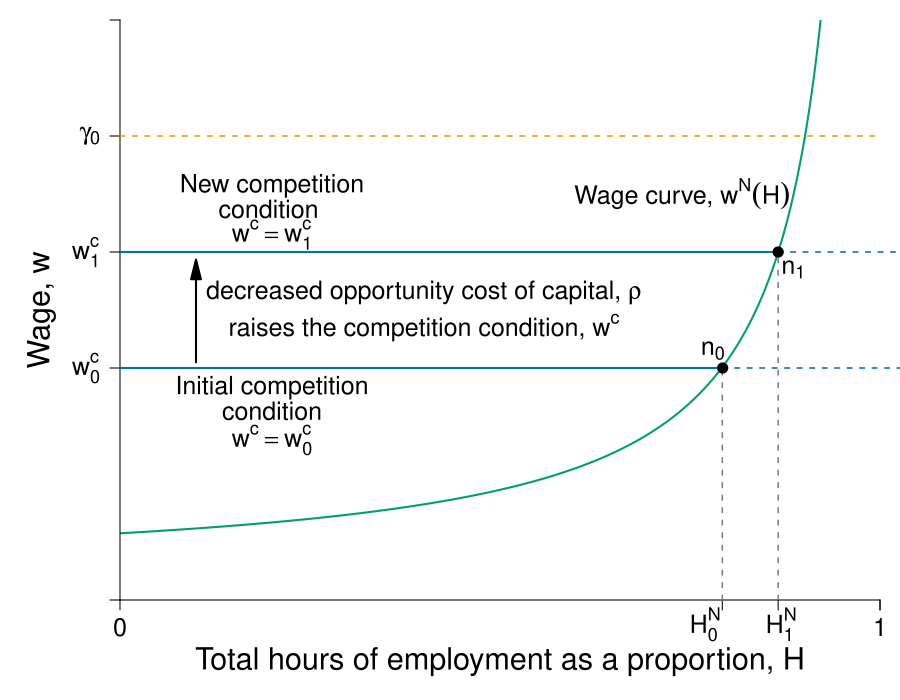

R code for this plot:
require(shape)
require(plotrix)
pdf(file = "capitalism/macro_oppcost_capital.pdf", width = 9, height = 7)

#Set parameters for graphics
pointsize <- 1.8
axislabelsize <- 1.8
labelsize <- 1.5
namesize <- 1.8
annotatesize <- 1.5
graphlinewidth <- 2
segmentlinewidth <- 1.5

COL <- c("#7fc97f", "#beaed4", "#fdc086", "#ffff99", "#386cb0", "#f0027f", "#bf5b17", "#666666")
COLA <- c("#e0f3db", "#99d8c9","#66c2a4","#41ae76", "#238b45", "#005824")
COLB <- c("#c6dbef", "#4eb3d3", "#2b8cbe", "#0868ac","#084081")
COLC <- c("#fcfbfd", "#efedf5", "#dadaeb", "#bcbddc", "#9e9ac8", "#807dba", "#6a51a3", "#54278f", "#3f007d")
grays <- gray.colors(25, start = 1, end = 0, alpha = 1)

CBCols <- c("#009E73","#0072B2","#E69F00","#CC79A7", "#F0E442")

WageFn <- function(h, ubar = 3, B = 2, t = 0.8) {
  B + ubar + (ubar - ubar*t +  ubar*t*h )/(t*(1 - h))
}

WageFn#COL <- c("#1B9E77", "#D95F02", "#7570B3", "#E7298A", "#66A61E", "#E6AB02", "#A6761D", "#666666")
COL <- c("#7fc97f", "#beaed4", "#fdc086", "#ffff99")
par(mar =  c(5, 6, 1, 1))
xlims <- c(0, 1)
ylims <- c(0, 50)


plot(0, 0, xlim = xlims, ylim = ylims, type = "n",
     xlab = expression(paste("Total hours of employment as a proportion, ", H)),
     ylab = expression(paste("Wage, ", w)),
     xaxt = "n", 
     yaxt = "n",
     cex.lab = axislabelsize, 
     bty = "n", 
     xaxs = "i", 
     yaxs = "i")

npts <- 500 
npts2 <- 501
#Specify the sequences of points for graphing. 
xx1 <- seq(xlims[1], 1, length.out = npts)
xx2 <- seq(xlims[1], xlims[2], length.out = npts)
xx3 <- seq(xlims[1], xlims[2], length.out = npts2)
xx4 <- seq(xlims[1], 25, length.out = npts2)

#Draw the lines for the graphs
lines(xx1, WageFn(xx1), col = CBCols[1], lwd = graphlinewidth)
#lines(xx2, solowCondition(xx2, delta = 5), col = COL[3], lwd = 4)
#lines(xx2, solowInfeas(xx2, delta = 5), col = COL[1], lwd = 4, lty = 2)

#Customize ticks and labels for the plot
# ticksy <- c(0, 2.5, 5, 20, 25,  40)
# ylabels <- c(0, expression(paste(B)), expression(paste(B+underline(u))), expression(paste(w[0])), expression(paste(w[2])), NA)

ticksy <- c(0, 20, 30, 40, ylims[2])
ylabels <- c(NA, expression(paste(w[0]^c)), expression(paste(w[1]^c)), expression(paste(gamma[0])), NA )

ticksx <- c(0, 0.7925, 0.866, 1, xlims[2])
#xlabels <- c(0, expression(paste(H[0],"*")), expression(paste(H[2],"*")), 1.0, NA)
xlabels <- c(0, NA, NA, 1.0, NA)
axis(1, at = ticksx, pos = 0, labels = xlabels, cex.axis = labelsize)
axis(2, at = ticksy, pos = 0, labels = ylabels, las = 1, cex.axis = labelsize)

#x-axis tick label 
text(0.87, -2.1, expression(paste(H[1]^N)), cex = labelsize,xpd = TRUE)
text(0.77, -2.1, expression(paste(H[0]^N)), cex = labelsize,xpd = TRUE)

#Annotation of the  graphs
text(0.74, 35, expression(paste("Wage curve, ", w^N*(H))), cex = labelsize)

#segments(1, 0, 1, 42, lty = 2, lwd = 3, col = "darkgray")
segments(0.7925, 0, 0.7925, 20, lty = 2, lwd = segmentlinewidth, col = grays[20], xpd = TRUE)


segments(0, 40, xlims[2], 40, lty = 2, lwd = segmentlinewidth, col = CBCols[3], xpd = TRUE)
#segments(0, 50, xlims[2], 50, lty = 2, lwd = segmentlinewidth, col = CBCols[3], xpd = TRUE)


#Arrows(0.85, 15, 0.85, 24, col = "black", lty = 1, lwd = 2, arr.type = "triangle")
#Arrows(0.85, 15, 0.85, 6, col = "black", lty = 1, lwd = 2, arr.type = "triangle")
#text(0.98, 14.5, expression(paste("Employment rent")))
#text(0.98, 12.5, expression(paste("increases with union")))

#Initial competition condition 
segments(0, 20, 0.7925, 20, lty = 1, lwd = graphlinewidth, col = CBCols[2], xpd = TRUE)
segments(0.7925, 20, 1.2, 20, lty = 2, lwd = segmentlinewidth, col = CBCols[2], xpd = TRUE)

points(0.793, 20, pch = 16, col = "black", cex = 1.5)
text(0.78, 21.5, expression(paste(n[0])), cex = labelsize)


#Lower rho competition condition
segments(0, 30, 0.866, 30, lty = 1, lwd = graphlinewidth, col = CBCols[2])
segments(0.866, 30, 1.2, 30, lty = 2, lwd = segmentlinewidth, col = CBCols[2], xpd = TRUE)


Arrows(0.1, 20.5, 0.1, 28.5, col = "black", lty = 1, lwd = 2, arr.type = "triangle")
text(0.4, 26.5, expression(paste("decreased opportunity cost of capital, ", rho)), cex = labelsize)
text(0.4, 23.5, expression(paste("raises the competition condition, ", w^c)), cex = labelsize)

# text(0.37, 45, expression(paste("Union raises productivity, ", gamma)), cex = labelsize)
# Arrows(0.6, 41, 0.6, 48, col = "black", lty = 1, lwd = 2, arr.type = "triangle")

segments(0.866, 0, 0.866, 30, lty = 2, lwd = segmentlinewidth, col = grays[20])
points(0.866, 30, pch = 16, col = "black", cex = 1.5)
text(0.866 + 0.02, 30 - 1.5, expression(paste(n[1])), cex = labelsize)


text(0.2, 35.7, expression(paste("New competition")), cex = labelsize, xpd = TRUE)
text(0.2, 33.7, expression(paste("condition ")), cex = labelsize, xpd = TRUE)
text(0.2, 31.5, expression(paste(w^c == w[1]^c)), cex = labelsize, xpd = TRUE)



#Unemployment benefits & a
#segments(0, 5, 1.2, 5, lty = 2, lwd = 2, col = "darkgray")
#segments(0, 2.5, 1.2, 2.5, lty = 2, lwd = segmentlinewidth, col = grays[20])

#Zero profit condition
text(0.2, 18.3, expression(paste("Initial competition")), cex = labelsize, xpd = TRUE)
text(0.2, 16.3, expression(paste("condition")), cex = labelsize, xpd = TRUE)
text(0.2, 13.8, expression(paste(w^c == w[0]^c)), cex = labelsize, xpd = TRUE)
#text(0.97, 6, expression(paste(B + a)))
#text(0.97, 3.5, expression(paste(B, " (unemployment benefits)")))
#text(1.08, 36, expression(paste("level of")))
#text(1.08, 34, expression(paste("employment, ", bar(H))))

dev.off()
